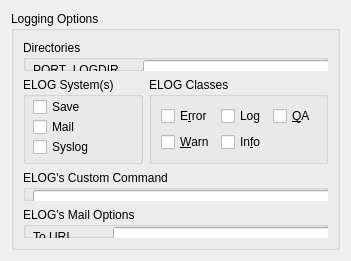
     <widget class="QWidget" name="TabPage">
      <attribute name="title">
       <string>Logging</string>
      </attribute>
      <layout class="QVBoxLayout">
       <item>
        <widget class="QGroupBox" name="groupBox7">
         <property name="title">
          <string>Logging Options</string>
         </property>
         <layout class="QGridLayout">
          <item row="2" column="0" colspan="2">
           <widget class="QGroupBox" name="groupBox11">
            <property name="toolTip">
             <string>This is the command you want the elog sent through when the 'custom' system is selected.</string>
            </property>
            <property name="whatsThis">
             <string>PORTAGE_ELOG_COMMAND: only used with the &quot;custom&quot; logging module. Specifies a command
                     to process log messages. Two variables are expanded:
                         ${PACKAGE} - expands to the cpv entry of the processed
                                      package (see $PVR in ebuild(5))
                         ${LOGFILE} - absolute path to the logfile
                                              Both variables have to be quoted with single quotes</string>
            </property>
            <property name="title">
             <string>ELOG's Custom Command</string>
            </property>
            <widget class="QLineEdit" name="kcfg_ElogCustomCmd">
             <property name="geometry">
              <rect>
               <x>10</x>
               <y>20</y>
               <width>440</width>
               <height>22</height>
              </rect>
             </property>
             <property name="toolTip">
              <string comment="ELOG's &quot;Custom&quot; system command.">This is the command you want the elog sent through when the 'custom' system is selected.</string>
             </property>
             <property name="whatsThis">
              <string>PORTAGE_ELOG_COMMAND: only used with the &quot;custom&quot; logging module. Specifies a command
                     to process log messages. Two variables are expanded:
                         ${PACKAGE} - expands to the cpv entry of the processed
                                      package (see $PVR in ebuild(5))
                         ${LOGFILE} - absolute path to the logfile
                                              Both variables have to be quoted with single quotes</string>
             </property>
            </widget>
           </widget>
          </item>
          <item row="0" column="0" colspan="2">
           <widget class="QGroupBox" name="groupBox9">
            <property name="title">
             <string>Directories</string>
            </property>
            <widget class="QLabel" name="makeOpts_5_2_3_5_3">
             <property name="geometry">
              <rect>
               <x>10</x>
               <y>20</y>
               <width>92</width>
               <height>20</height>
              </rect>
             </property>
             <property name="sizePolicy">
              <sizepolicy hsizetype="Fixed" vsizetype="Fixed">
               <horstretch>0</horstretch>
               <verstretch>0</verstretch>
              </sizepolicy>
             </property>
             <property name="text">
              <string>PORT_LOGDIR</string>
             </property>
             <property name="wordWrap">
              <bool>false</bool>
             </property>
            </widget>
            <widget class="QLineEdit" name="kcfg_DirPortLog">
             <property name="geometry">
              <rect>
               <x>120</x>
               <y>20</y>
               <width>280</width>
               <height>22</height>
              </rect>
             </property>
            </widget>
           </widget>
          </item>
          <item row="1" column="1">
           <widget class="QGroupBox" name="groupBox8">
            <property name="title">
             <string>ELOG Classes</string>
            </property>
            <layout class="QGridLayout">
             <item row="1" column="1">
              <widget class="QCheckBox" name="kcfg_ElogInfo">
               <property name="text">
                <string>In&amp;fo</string>
               </property>
               <property name="shortcut">
                <string>Alt+F</string>
               </property>
              </widget>
             </item>
             <item row="0" column="1">
              <widget class="QCheckBox" name="kcfg_ElogLog">
               <property name="text">
                <string>Log</string>
               </property>
               <property name="shortcut">
                <string/>
               </property>
              </widget>
             </item>
             <item row="0" column="0">
              <widget class="QCheckBox" name="kcfg_ElogError">
               <property name="text">
                <string>E&amp;rror</string>
               </property>
              </widget>
             </item>
             <item row="1" column="0">
              <widget class="QCheckBox" name="kcfg_ElogWarn">
               <property name="text">
                <string>&amp;Warn</string>
               </property>
               <property name="shortcut">
                <string>Alt+W</string>
               </property>
              </widget>
             </item>
             <item row="0" column="2">
              <widget class="QCheckBox" name="kcfg_ElogQa">
               <property name="text">
                <string>&amp;QA</string>
               </property>
               <property name="shortcut">
                <string>Alt+Q</string>
               </property>
              </widget>
             </item>
            </layout>
           </widget>
          </item>
          <item row="3" column="0" colspan="2">
           <widget class="QGroupBox" name="groupBox12">
            <property name="title">
             <string>ELOG's Mail Options</string>
            </property>
            <widget class="QLabel" name="textLabel1">
             <property name="geometry">
              <rect>
               <x>10</x>
               <y>20</y>
               <width>62</width>
               <height>20</height>
              </rect>
             </property>
             <property name="text">
              <string>To URI</string>
             </property>
             <property name="wordWrap">
              <bool>false</bool>
             </property>
            </widget>
            <widget class="QLabel" name="textLabel2">
             <property name="geometry">
              <rect>
               <x>10</x>
               <y>50</y>
               <width>62</width>
               <height>20</height>
              </rect>
             </property>
             <property name="text">
              <string>From URI</string>
             </property>
             <property name="wordWrap">
              <bool>false</bool>
             </property>
            </widget>
            <widget class="QLineEdit" name="kcfg_ElogMailURI">
             <property name="geometry">
              <rect>
               <x>90</x>
               <y>20</y>
               <width>360</width>
               <height>22</height>
              </rect>
             </property>
            </widget>
            <widget class="QLineEdit" name="kcfg_ElogMailFromURI">
             <property name="geometry">
              <rect>
               <x>90</x>
               <y>50</y>
               <width>360</width>
               <height>22</height>
              </rect>
             </property>
            </widget>
            <widget class="QLineEdit" name="kcfg_ElogSubject">
             <property name="geometry">
              <rect>
               <x>90</x>
               <y>80</y>
               <width>360</width>
               <height>22</height>
              </rect>
             </property>
            </widget>
            <widget class="QLabel" name="textLabel3_2">
             <property name="geometry">
              <rect>
               <x>10</x>
               <y>80</y>
               <width>62</width>
               <height>20</height>
              </rect>
             </property>
             <property name="text">
              <string>Subject</string>
             </property>
             <property name="wordWrap">
              <bool>false</bool>
             </property>
            </widget>
           </widget>
          </item>
          <item row="1" column="0">
           <widget class="QGroupBox" name="groupBox10_2">
            <property name="title">
             <string>ELOG System(s)</string>
            </property>
            <widget class="QCheckBox" name="kcfg_ElogSysSave">
             <property name="geometry">
              <rect>
               <x>10</x>
               <y>20</y>
               <width>100</width>
               <height>20</height>
              </rect>
             </property>
             <property name="text">
              <string>Save</string>
             </property>
             <property name="shortcut">
              <string/>
             </property>
            </widget>
            <widget class="QCheckBox" name="kcfg_ElogSysMail">
             <property name="geometry">
              <rect>
               <x>10</x>
               <y>40</y>
               <width>100</width>
               <height>20</height>
              </rect>
             </property>
             <property name="text">
              <string>Mail</string>
             </property>
             <property name="shortcut">
              <string/>
             </property>
            </widget>
            <widget class="QCheckBox" name="kcfg_ElogSysSyslog">
             <property name="geometry">
              <rect>
               <x>10</x>
               <y>60</y>
               <width>100</width>
               <height>20</height>
              </rect>
             </property>
             <property name="text">
              <string>Syslog</string>
             </property>
             <property name="shortcut">
              <string/>
             </property>
            </widget>
            <widget class="QCheckBox" name="kcfg_ElogSysSaveSum">
             <property name="geometry">
              <rect>
               <x>120</x>
               <y>20</y>
               <width>120</width>
               <height>20</height>
              </rect>
             </property>
             <property name="text">
              <string>Save Summary</string>
             </property>
             <property name="shortcut">
              <string/>
             </property>
            </widget>
            <widget class="QCheckBox" name="kcfg_ElogSysMailSum">
             <property name="geometry">
              <rect>
               <x>120</x>
               <y>40</y>
               <width>120</width>
               <height>20</height>
              </rect>
             </property>
             <property name="text">
              <string>Mail Summary</string>
             </property>
             <property name="shortcut">
              <string/>
             </property>
            </widget>
            <widget class="QCheckBox" name="kcfg_ElogSysCustom">
             <property name="geometry">
              <rect>
               <x>120</x>
               <y>60</y>
               <width>100</width>
               <height>20</height>
              </rect>
             </property>
             <property name="text">
              <string>C&amp;ustom</string>
             </property>
             <property name="shortcut">
              <string>Alt+U</string>
             </property>
            </widget>
           </widget>
          </item>
         </layout>
        </widget>
       </item>
      </layout>
     </widget>
